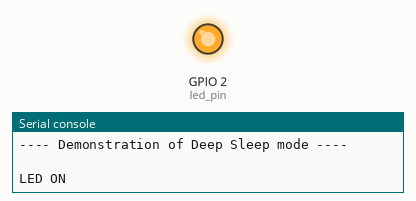
Simulated run of this program. Board: ESP32 board running MicroPython. On the bench: output pins drawn as LEDs (lit = HIGH), the last lines printed to the serial console. Deep sleep restarts the program when it ends.

Above: at 0.5 s.
At 14.6 s:
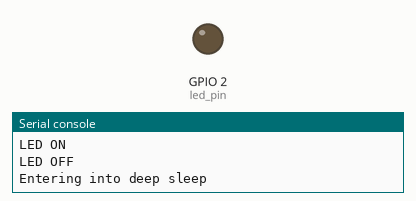
Timing chart, 0 to 26.4 s (numbered marks = the images above):
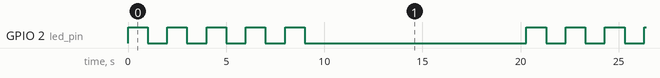

Measured:
- by itself, GPIO 2 (led_pin): repeats every 20.3 s: 4 × (LOW 1.0 s, HIGH 1.0 s), LOW 11.3 s, HIGH 1.0 s
- by itself, everything shown: repeats every 20.3 s, in 10 steps

The program:

deep_sleep.py
```python
# (licence header left out)
import machine
from machine import Pin
from time import sleep

# Demonstration of Deep Sleep mode
print("---- Demonstration of Deep Sleep mode ----\n")

# Configure the GPIO 2 as Output
led_pin = Pin(2, Pin.OUT)

# Function definition ==> led_blink
def led_blink():
  for i in range(5):
    led_pin(1)
    print("LED ON")
    sleep(1)
    led_pin(0)
    print("LED OFF")
    sleep(1)

# led blink function call
led_blink()

# Entering into deep sleep for 10 seconds
print("Entering into deep sleep")
machine.deepsleep(10000)
print("done")

exit(0)

# End of script
```
